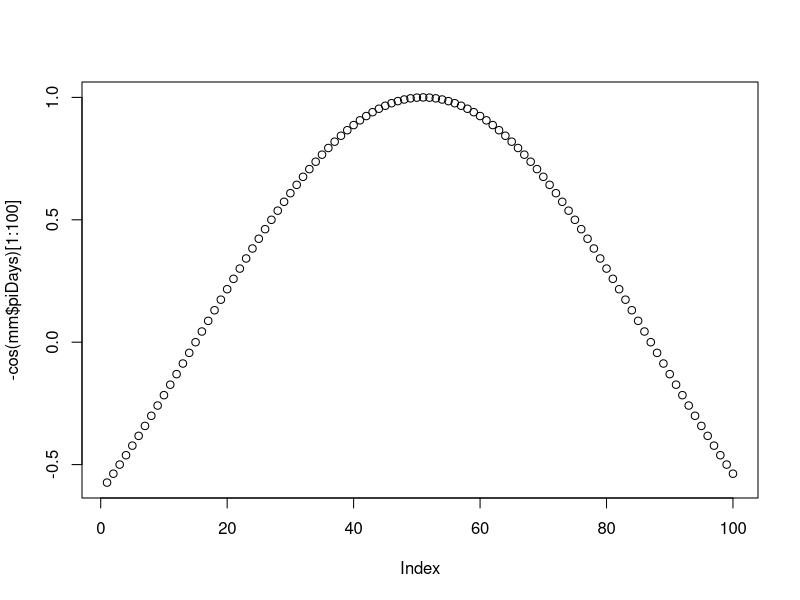
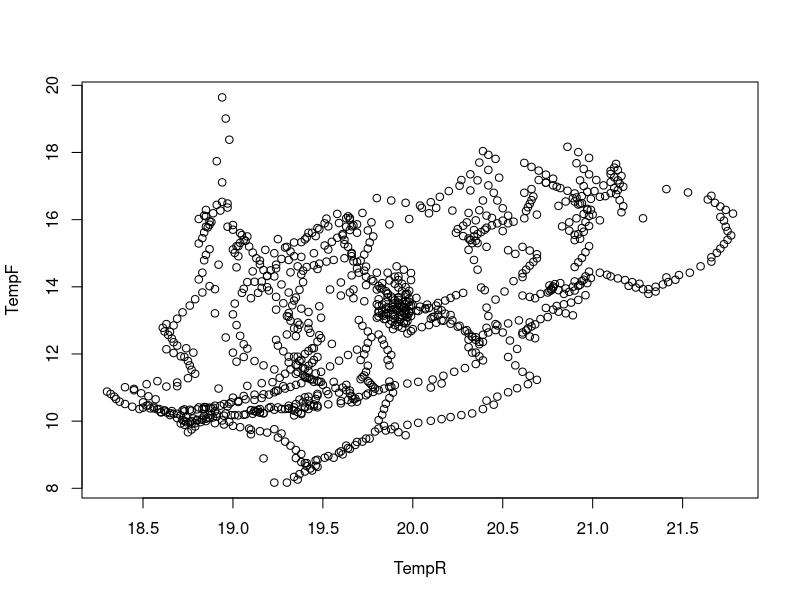
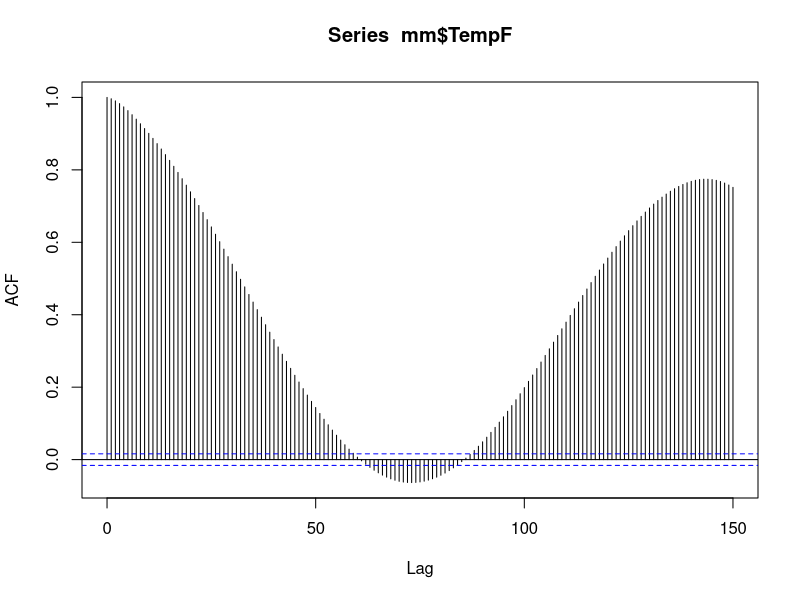
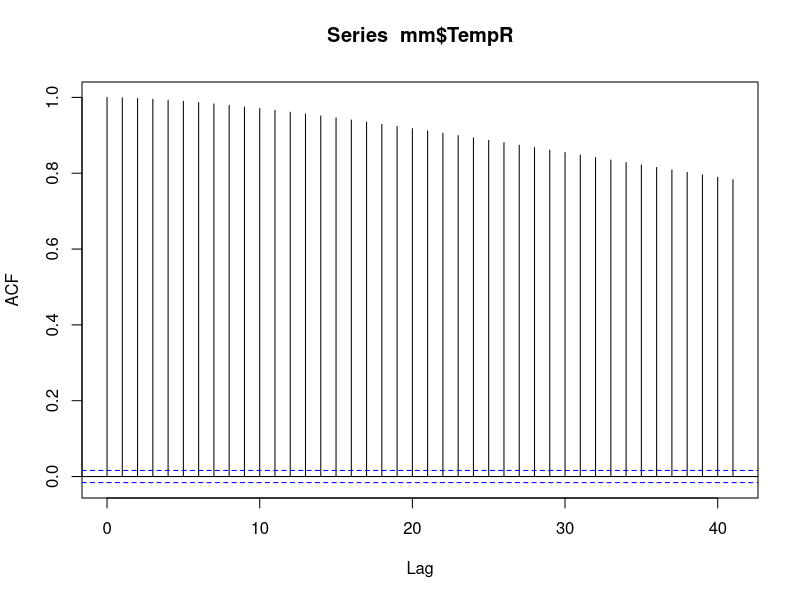
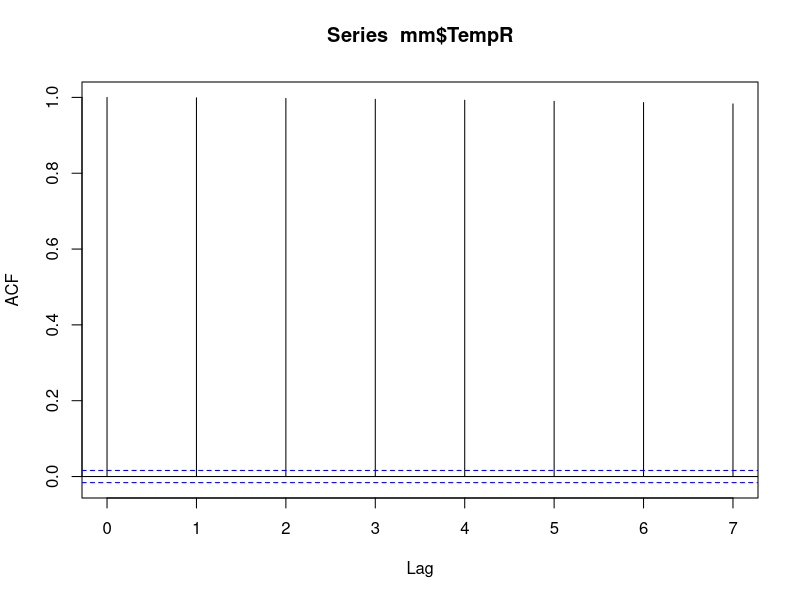
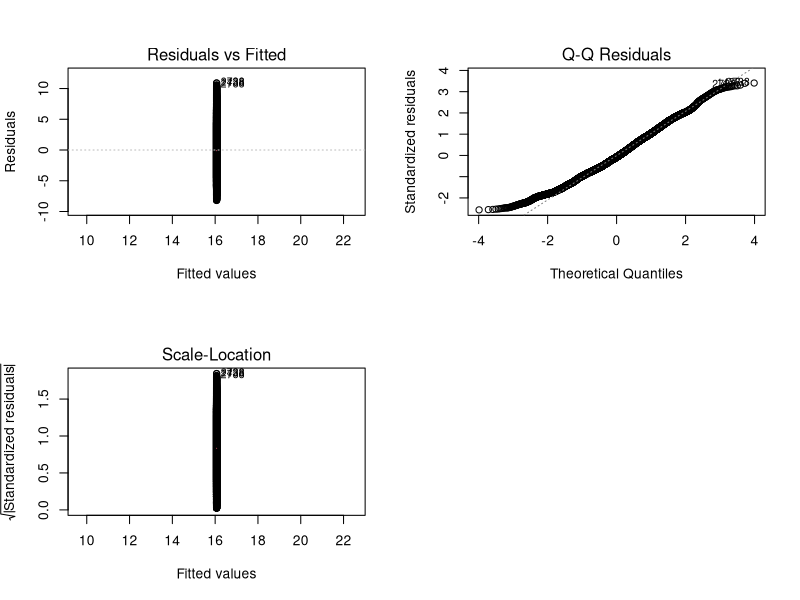
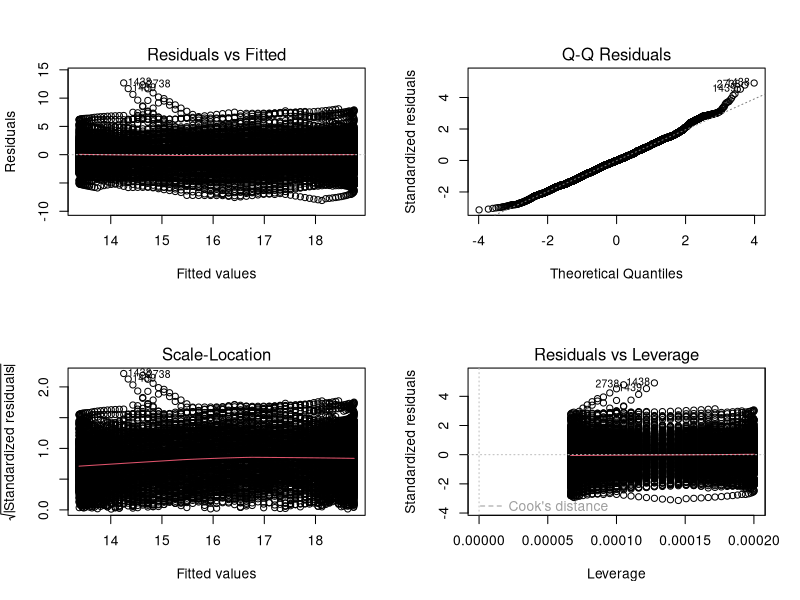

Source code (R) for these figures, in order: (Note: this script raises an error after producing the figures.)
# compare measurements from two units

setwd("~/git_repos/cave-logs/")

# front door
datF <- read.table("data/Front door_log_from_20230106_to_20230917_.csv",
                   sep=",",
                   header=T, fill = T
                   )[,1:3]
head(datF)
names(datF) <- c("Time", "TempF", "HumF")

# rec room
datR <- read.table("data/Rec room_log_from_20230516_to_20230917_.csv",
                   sep=",",
                   header=T,
                   fill=T)[,1:3]
names(datR) <- c("Time", "TempR", "HumR")

head(datR)
str(datR)

datF$Time <- as.POSIXct(datF$Time)
datR$Time <- as.POSIXct(datR$Time)


mm <- merge(datR, datF, by="Time")
head(mm)
mm$piDays <- as.numeric(mm$Time)/60/60/24*2*pi
str(mm)
plot(-cos(mm$piDays)[1:100])
plot(TempF ~ TempR, data=mm[1:1000,])
24*6
?ar
ar(lh)
acf(mm$TempF, lag.max = 150)
acf(mm$TempR)
acf(mm$TempR, mm$TempF)
?acf


lm01 <- lm(TempF ~ 1,
           data=mm)
lm02 <- lm(TempF ~ cos(piDays),
           data=mm)
lm03 <- lm(TempF ~ sin(piDays),
           data=mm)
lm04 <- lm(TempF ~ cos(piDays) + sin(piDays),
           data=mm)
summary(lm01)
summary(lm02)
summary(lm03)
summary(lm04)


anova(lm01, lm02)
anova(lm01, lm03) # not much better
anova(lm01, lm02, lm04)
par(mfrow=c(2,2))
plot(lm01)
plot(lm02)
par(mfrow=c(1,1))

sin(datF$Time)


plot(TempF~I((piDays/2/pi/365 - 53)*365),
     data=mm[1:1000,])
points(fitted(lm02)[1:1000] ~ I((piDays/2/pi/365 - 53)*365),
       data=mm[1:1000,], type="l", col="grey", lwd=2)
points(fitted(lm04)[1:1000] ~ I((piDays/2/pi/365 - 53)*365),
       data=mm[1:1000,], type="l", col="grey", lwd=2, lty=2)
grid()

plot((mm$piDays/pi/2 - 53*365), resid(lm04))
grid()

plot((mm$piDays/pi/2 - 53*365), resid(lm04),
     xlim=c(200, 210))
grid()

plot(TempF ~ I((piDays/2/pi/365 - 53)*365),
     data=mm)

tail(mm)

plot(mm$TempF, resid(lm04))



# GAMs --------------------------------------------------------------------



library(mgcv)

gam01 <- gam(TempF ~ cos(piDays) + sin(piDays) + s(piDays, k=30),
             data=mm)
summary(gam01)
gam.check(gam01)
